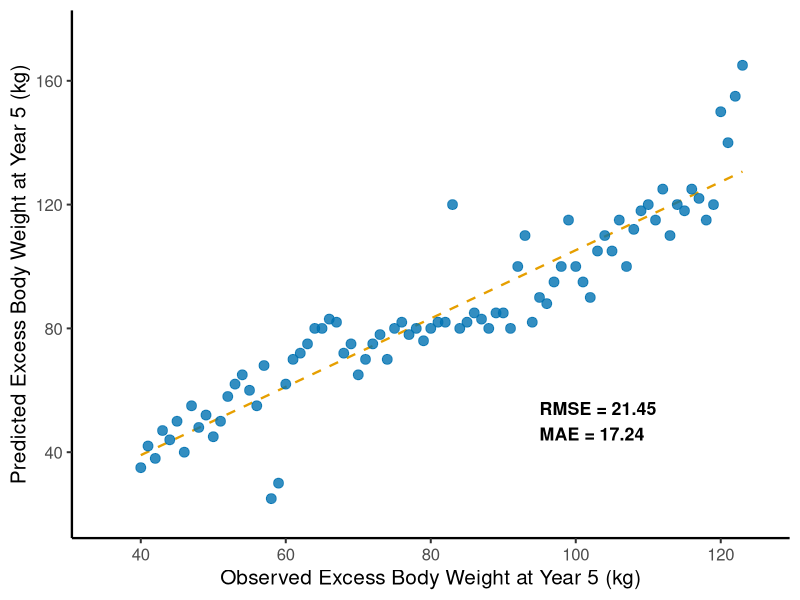

This chart was generated by the following R code:
library(ggplot2)

df = read.csv("data_predicted_vs_observed_rmse.csv")

p = ggplot(df, aes(x = observed, y = predicted)) +
  geom_smooth(method = "lm", se = FALSE,
              color = "#E69F00", linetype = "dashed", linewidth = 0.8) +
  geom_point(size = 3, alpha = 0.8, color = "#0072B2") +
  annotate("text", x = 95, y = 50,
           label = "RMSE = 21.45\nMAE = 17.24",
           fontface = "bold", size = 4.5, hjust = 0) +
  scale_x_continuous(limits = c(35, 125), breaks = c(40, 60, 80, 100, 120)) +
  scale_y_continuous(limits = c(20, 175), breaks = c(40, 80, 120, 160)) +
  labs(
    x = "Observed Excess Body Weight at Year 5 (kg)",
    y = "Predicted Excess Body Weight at Year 5 (kg)"
  ) +
  theme_classic(base_size = 15) +
  theme(axis.line = element_line(linewidth = 0.8))

ggsave("figsx_predicted_vs_observed_rmse.png", p, width = 5, height = 4, dpi = 800, bg = "white")
